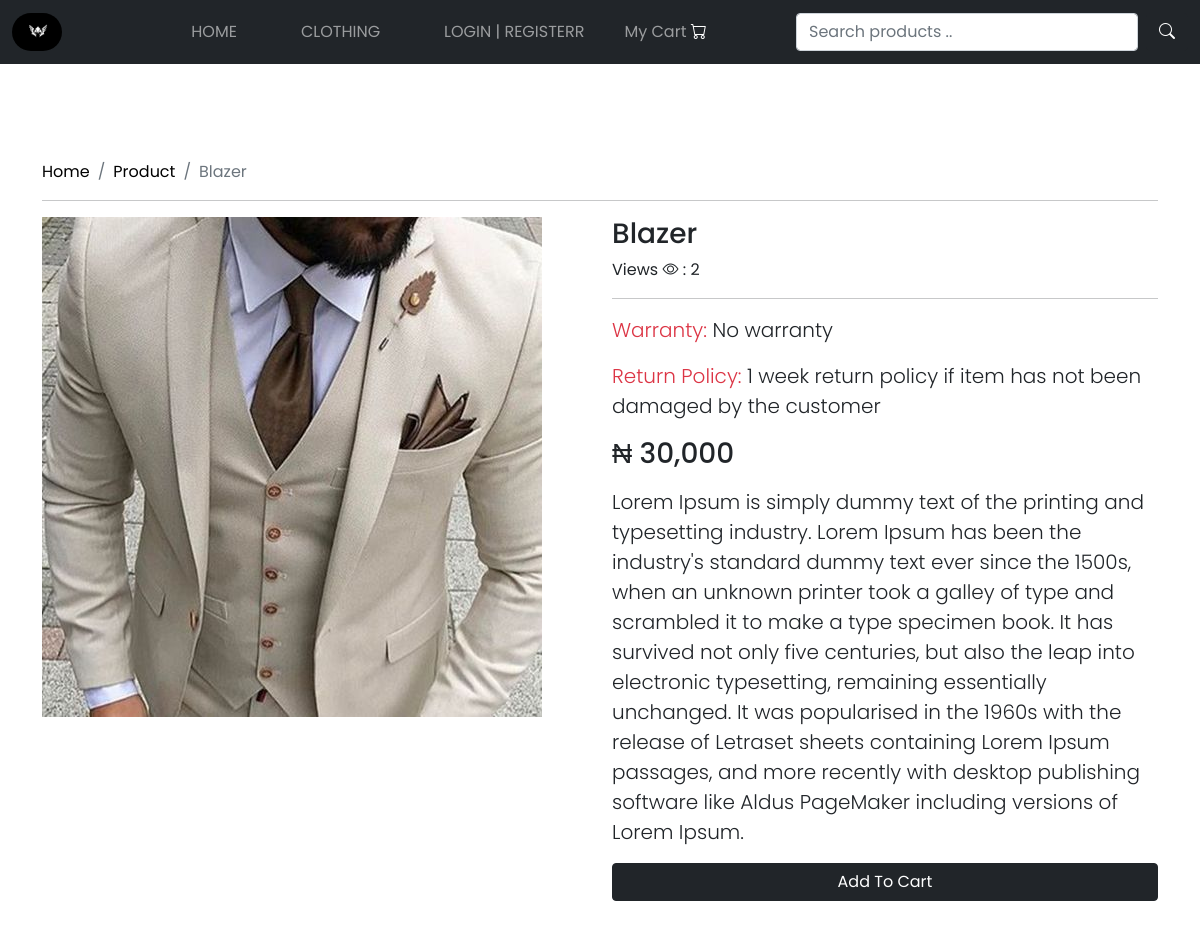
The app's page /singlepage/Balzer-Jacket/ with its own data.
### stores/models.py (models this page shows, shortened)
class Product(models.Model):
    title =models.CharField(max_length=200)
    slug = models.SlugField(unique=True)
    category = models.ForeignKey(Category, on_delete=models.CASCADE)
    image = models.ImageField(upload_to="products",null=True,blank=True)
    price = models.PositiveIntegerField()
    discount_price = models.PositiveIntegerField(null=True,blank=True)
    description = models.TextField()
    warranty = models.CharField(max_length=200, null=True,blank=True)
    return_policy = models.CharField(max_length=200, null=True,blank=True)
    view_count = models.PositiveIntegerField(default=0)
    created_at = models.DateTimeField(auto_now_add=True, null=True,blank=True)

### stores/views.py (the view)
# urls.py: path('singlepage/<slug:slug>/',views.singlepage,name='singlepage'),
def singlepage(request,slug):
    product = Product.objects.get(slug=slug)
    product.view_count +=1
    product.save()
    context={
        'product':product
    }
    return render(request,'stores/singleproduct.html',context)

### templates/stores/singleproduct.html
{% extends "base.html" %}
{% load static %}
{% load humanize %}
{% block content %}
<section id="product" class="py-5 my-5">
      <div class="container">
          <nav aria-label="breadcrumb">
            <ol class="breadcrumb">
              <li class="breadcrumb-item active" aria-current="page"><a href="{% url 'index' %}">Home</a></li>
              <li class="breadcrumb-item active" aria-current="page"><a href="">Product</a></li>
              <li class="breadcrumb-item active" aria-current="page">{{product.title}}</li>
            </ol>
          </nav>
          <hr>
          <div class="row">
            {% if product %}
                <div class="col-12 col-md-6">
                    <img src="{{ product.image.url }}" class="img-fluid" alt="{{product.title}}">
                  </div>
                  <div class="col-12 col-md-6">
                    <h3>{{product.title}}</h3>
                    <span>Views <i class="bi bi-eye"></i> : {{product.view_count}}</span>
                    <hr>
                    <p class="lead my-3"><span class="text-danger">Warranty:</span> {{product.warranty}}</p>
                    <p class="lead my-3"><span class="text-danger">Return Policy:</span> {{product.return_policy}}</p>
                        {% if product.discount_price %}
                        <h3>&#8358; {{product.discount_price | intcomma}} <del class="text-danger">&#8358; {{product.price | intcomma}}</del></h3>
                        {% else %}
                        <h3>&#8358;  {{product.price | intcomma}}</h3>
                        {% endif %}
                    <p class="lead my-3">
                      {{product.description}}
                    </p>
                    <div class="d-grid">
                        <a href="{% url 'addtocart' product.id  %}" class="btn btn-dark">Add To Cart</a>
                    </div>
                  </div>
            {% else %}
              <p class="lead p-4 m-4 bg-danger text-white">
                  Item not found
              </p>
            {% endif %}
          </div>
      </div>
    </section>
{% endblock content %}

### ecommerce/static/css/style.css (style rules this page uses)
* { margin: 0; padding: 0; box-sizing: border-box; font-family: 'Poppins', sans-serif }
a { text-decoration: none; color: black; }

### records on screen
Product: title "Blazer", image (picture), view_count "2", warranty "No warranty", return_policy "1 week return policy if item has not been damaged by the customer", price "30,000", description "Lorem Ipsum is simply dummy text of the printing and typesetting industry. Lorem Ipsum has been the industry's standard dummy text ever since the 1500s, when an unknown printer took a galley of type and scrambled it to make a type specimen book. It has survived not only five centuries, but also the leap into electronic typesetting, remaining essentially unchanged. It was popularised in the 1960s with the release of Letraset sheets containing Lorem Ipsum passages, and more recently with desktop publishing software like Aldus PageMaker including versions of Lorem Ipsum."
